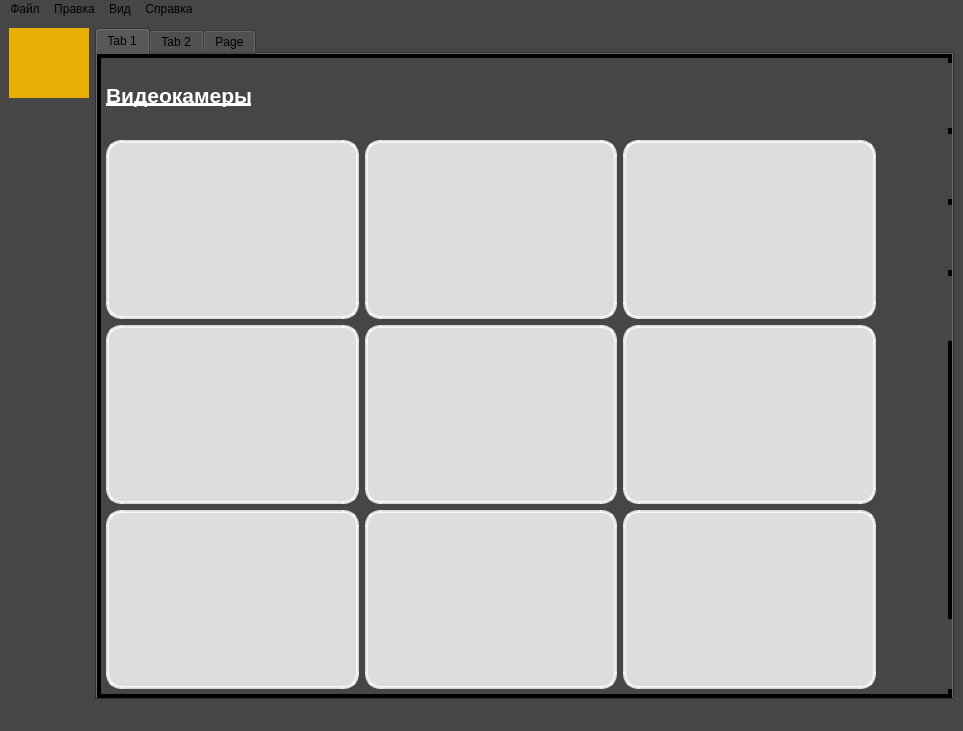
<?xml version="1.0" encoding="UTF-8"?>
<ui version="4.0">
 <class>MainWindow</class>
 <widget class="QMainWindow" name="MainWindow">
  <property name="geometry">
   <rect>
    <x>0</x>
    <y>0</y>
    <width>963</width>
    <height>731</height>
   </rect>
  </property>
  <property name="windowTitle">
   <string>MainWindow</string>
  </property>
  <property name="styleSheet">
   <string notr="true">background-color: rgb(70, 70, 70);</string>
  </property>
  <widget class="QWidget" name="centralwidget">
   <property name="styleSheet">
    <string notr="true">background-color: rgb(70, 70, 70);</string>
   </property>
   <layout class="QGridLayout" name="gridLayout_10" rowstretch="0">
    <item row="0" column="1">
     <layout class="QGridLayout" name="gridLayout_8">
      <item row="1" column="0">
       <widget class="QTabWidget" name="tabWidget">
        <property name="styleSheet">
         <string notr="true">background-color: rgb(70, 70, 70);</string>
        </property>
        <property name="currentIndex">
         <number>0</number>
        </property>
        <widget class="QWidget" name="tab_camera_mode">
         <property name="styleSheet">
          <string notr="true">border: 4px solid rgba(0,0,0,255);</string>
         </property>
         <attribute name="title">
          <string>Tab 1</string>
         </attribute>
         <layout class="QGridLayout" name="gridLayout_2" rowstretch="1,0,0,0,0,0,0,0,0,0,0,0" columnstretch="0,0,0">
          <property name="sizeConstraint">
           <enum>QLayout::SetNoConstraint</enum>
          </property>
          <property name="rightMargin">
           <number>0</number>
          </property>
          <item row="3" column="2">
           <widget class="QPushButton" name="lil_play_btn">
            <property name="minimumSize">
             <size>
              <width>10</width>
              <height>65</height>
             </size>
            </property>
            <property name="maximumSize">
             <size>
              <width>60</width>
              <height>65</height>
             </size>
            </property>
            <property name="styleSheet">
             <string notr="true">border: 0px solid rgba(0,0,0,255);</string>
            </property>
            <property name="text">
             <string/>
            </property>
            <property name="icon">
             <iconset>
              <normaloff>labels/play2.svg</normaloff>labels/play2.svg</iconset>
            </property>
            <property name="iconSize">
             <size>
              <width>40</width>
              <height>40</height>
             </size>
            </property>
           </widget>
          </item>
          <item row="11" column="2">
           <widget class="QPushButton" name="video_set_btn">
            <property name="minimumSize">
             <size>
              <width>60</width>
              <height>70</height>
             </size>
            </property>
            <property name="maximumSize">
             <size>
              <width>60</width>
              <height>16777215</height>
             </size>
            </property>
            <property name="styleSheet">
             <string notr="true">border: 0px solid rgba(0,0,0,255);</string>
            </property>
            <property name="text">
             <string/>
            </property>
            <property name="icon">
             <iconset>
              <normaloff>labels/set_cam.svg</normaloff>labels/set_cam.svg</iconset>
            </property>
            <property name="iconSize">
             <size>
              <width>34</width>
              <height>34</height>
             </size>
            </property>
           </widget>
          </item>
          <item row="0" column="0" colspan="2">
           <widget class="QLabel" name="videocam_label">
            <property name="maximumSize">
             <size>
              <width>300</width>
              <height>70</height>
             </size>
            </property>
            <property name="styleSheet">
             <string notr="true">border: 0px solid rgba(0,0,0,255);</string>
            </property>
            <property name="text">
             <string>&lt;html&gt;&lt;head/&gt;&lt;body&gt;&lt;p&gt;&lt;span style=&quot; font-size:16pt; font-weight:600; text-decoration: underline; color:#ffffff;&quot;&gt;Видеокамеры&lt;/span&gt;&lt;/p&gt;&lt;/body&gt;&lt;/html&gt;</string>
            </property>
            <property name="textFormat">
             <enum>Qt::RichText</enum>
            </property>
           </widget>
          </item>
          <item row="2" column="2">
           <widget class="QPushButton" name="save_dir_btn">
            <property name="minimumSize">
             <size>
              <width>56</width>
              <height>65</height>
             </size>
            </property>
            <property name="maximumSize">
             <size>
              <width>60</width>
              <height>65</height>
             </size>
            </property>
            <property name="styleSheet">
             <string notr="true">border: 0px solid rgba(0,0,0,255);</string>
            </property>
            <property name="text">
             <string/>
            </property>
            <property name="icon">
             <iconset>
              <normaloff>labels/papka.svg</normaloff>labels/papka.svg</iconset>
            </property>
            <property name="iconSize">
             <size>
              <width>33</width>
              <height>37</height>
             </size>
            </property>
           </widget>
          </item>
          <item row="1" column="0" rowspan="11" colspan="2">
           <layout class="QGridLayout" name="grid_with_panels">
            <property name="topMargin">
             <number>6</number>
            </property>
            <property name="rightMargin">
             <number>10</number>
            </property>
            <item row="0" column="1">
             <widget class="QLabel" name="panel2">
              <property name="styleSheet">
               <string notr="true">border: 3px solid rgba(255,255,255,200);
border-radius: 15px;
background-color: rgb(221, 221, 221);</string>
              </property>
              <property name="text">
               <string/>
              </property>
             </widget>
            </item>
            <item row="0" column="2">
             <widget class="QLabel" name="panel3">
              <property name="styleSheet">
               <string notr="true">border: 3px solid rgba(255,255,255,200);
border-radius: 15px;
background-color: rgb(221, 221, 221);</string>
              </property>
              <property name="text">
               <string/>
              </property>
             </widget>
            </item>
            <item row="1" column="0">
             <widget class="QLabel" name="panel4">
              <property name="styleSheet">
               <string notr="true">border: 3px solid rgba(255,255,255,200);
border-radius: 15px;
background-color: rgb(221, 221, 221);</string>
              </property>
              <property name="text">
               <string/>
              </property>
             </widget>
            </item>
            <item row="1" column="2">
             <widget class="QLabel" name="panel6">
              <property name="styleSheet">
               <string notr="true">border: 3px solid rgba(255,255,255,200);
border-radius: 15px;
background-color: rgb(221, 221, 221);</string>
              </property>
              <property name="text">
               <string/>
              </property>
             </widget>
            </item>
            <item row="2" column="0">
             <widget class="QLabel" name="panel7">
              <property name="styleSheet">
               <string notr="true">border: 3px solid rgba(255,255,255,200);
border-radius: 15px;
background-color: rgb(221, 221, 221);</string>
              </property>
              <property name="text">
               <string/>
              </property>
             </widget>
            </item>
            <item row="1" column="1">
             <widget class="QLabel" name="panel5">
              <property name="styleSheet">
               <string notr="true">border: 3px solid rgba(255,255,255,200);
border-radius: 15px;
background-color: rgb(221, 221, 221);</string>
              </property>
              <property name="text">
               <string/>
              </property>
             </widget>
            </item>
            <item row="2" column="2">
             <widget class="QLabel" name="panel9">
              <property name="styleSheet">
               <string notr="true">border: 3px solid rgba(255,255,255,200);
border-radius: 15px;
background-color: rgb(221, 221, 221);</string>
              </property>
              <property name="text">
               <string/>
              </property>
             </widget>
            </item>
            <item row="2" column="1">
             <widget class="QLabel" name="panel8">
              <property name="styleSheet">
               <string notr="true">border: 3px solid rgba(255,255,255,200);
border-radius: 15px;
background-color: rgb(221, 221, 221);</string>
              </property>
              <property name="text">
               <string/>
              </property>
             </widget>
            </item>
            <item row="0" column="0">
             <widget class="QLabel" name="panel">
              <property name="styleSheet">
               <string notr="true">border: 3px solid rgba(255,255,255,200);
border-radius: 15px;
background-color: rgb(221, 221, 221);</string>
              </property>
              <property name="lineWidth">
               <number>0</number>
              </property>
              <property name="text">
               <string/>
              </property>
              <property name="textFormat">
               <enum>Qt::AutoText</enum>
              </property>
              <property name="scaledContents">
               <bool>true</bool>
              </property>
              <property name="alignment">
               <set>Qt::AlignBottom|Qt::AlignLeading|Qt::AlignLeft</set>
              </property>
             </widget>
            </item>
           </layout>
          </item>
          <item row="1" column="2">
           <widget class="QPushButton" name="sun_btn">
            <property name="minimumSize">
             <size>
              <width>60</width>
              <height>65</height>
             </size>
            </property>
            <property name="maximumSize">
             <size>
              <width>57</width>
              <height>65</height>
             </size>
            </property>
            <property name="styleSheet">
             <string notr="true">border: 0px solid rgba(0,0,0,255);</string>
            </property>
            <property name="text">
             <string/>
            </property>
            <property name="icon">
             <iconset>
              <normaloff>labels/sun.svg</normaloff>labels/sun.svg</iconset>
            </property>
            <property name="iconSize">
             <size>
              <width>53</width>
              <height>53</height>
             </size>
            </property>
           </widget>
          </item>
          <item row="0" column="2">
           <widget class="QPushButton" name="big_play_btn">
            <property name="minimumSize">
             <size>
              <width>12</width>
              <height>0</height>
             </size>
            </property>
            <property name="maximumSize">
             <size>
              <width>65</width>
              <height>65</height>
             </size>
            </property>
            <property name="styleSheet">
             <string notr="true">border: 0px solid rgba(0,0,0,255);</string>
            </property>
            <property name="text">
             <string/>
            </property>
            <property name="icon">
             <iconset>
              <normaloff>labels/play.svg</normaloff>labels/play.svg</iconset>
            </property>
            <property name="iconSize">
             <size>
              <width>45</width>
              <height>45</height>
             </size>
            </property>
           </widget>
          </item>
         </layout>
        </widget>
        <widget class="QWidget" name="tab_neuro_mode">
         <attribute name="title">
          <string>Tab 2</string>
         </attribute>
        </widget>
        <widget class="QWidget" name="tab_3d_mode">
         <attribute name="title">
          <string>Page</string>
         </attribute>
        </widget>
       </widget>
      </item>
     </layout>
    </item>
    <item row="0" column="0">
     <layout class="QGridLayout" name="gridLayout_9" rowstretch="1,1,1,0,0,0,0,0,0,0,0,0,0,0,0,0,1,0,0" columnstretch="0">
      <property name="leftMargin">
       <number>0</number>
      </property>
      <property name="topMargin">
       <number>0</number>
      </property>
      <property name="bottomMargin">
       <number>0</number>
      </property>
      <property name="horizontalSpacing">
       <number>6</number>
      </property>
      <property name="verticalSpacing">
       <number>1</number>
      </property>
      <item row="18" column="0">
       <widget class="QPushButton" name="pushButton_9">
        <property name="enabled">
         <bool>true</bool>
        </property>
        <property name="minimumSize">
         <size>
          <width>0</width>
          <height>70</height>
         </size>
        </property>
        <property name="styleSheet">
         <string notr="true">border: 0px solid rgba(0,0,0,255);</string>
        </property>
        <property name="text">
         <string/>
        </property>
        <property name="icon">
         <iconset>
          <normaloff>labels/settings.svg</normaloff>labels/settings.svg</iconset>
        </property>
        <property name="iconSize">
         <size>
          <width>45</width>
          <height>45</height>
         </size>
        </property>
       </widget>
      </item>
      <item row="2" column="0">
       <widget class="QPushButton" name="neuro_mode_btn">
        <property name="minimumSize">
         <size>
          <width>0</width>
          <height>70</height>
         </size>
        </property>
        <property name="styleSheet">
         <string notr="true">border: 0px solid rgba(0,0,0,255);</string>
        </property>
        <property name="text">
         <string/>
        </property>
        <property name="icon">
         <iconset>
          <normaloff>labels/tab2.svg</normaloff>
          <normalon>labels/tab2.svg</normalon>labels/tab2.svg</iconset>
        </property>
        <property name="iconSize">
         <size>
          <width>56</width>
          <height>56</height>
         </size>
        </property>
        <property name="autoDefault">
         <bool>false</bool>
        </property>
        <property name="default">
         <bool>false</bool>
        </property>
       </widget>
      </item>
      <item row="1" column="0">
       <widget class="QPushButton" name="Camera_mode_btn">
        <property name="minimumSize">
         <size>
          <width>0</width>
          <height>70</height>
         </size>
        </property>
        <property name="styleSheet">
         <string notr="true">border: 0px solid rgba(0,0,0,255);</string>
        </property>
        <property name="text">
         <string/>
        </property>
        <property name="icon">
         <iconset>
          <normaloff>labels/tab1.svg</normaloff>labels/tab1.svg</iconset>
        </property>
        <property name="iconSize">
         <size>
          <width>56</width>
          <height>56</height>
         </size>
        </property>
       </widget>
      </item>
      <item row="3" column="0">
       <widget class="QPushButton" name="threeD_mode_btn">
        <property name="sizePolicy">
         <sizepolicy hsizetype="Fixed" vsizetype="Fixed">
          <horstretch>0</horstretch>
          <verstretch>0</verstretch>
         </sizepolicy>
        </property>
        <property name="minimumSize">
         <size>
          <width>80</width>
          <height>70</height>
         </size>
        </property>
        <property name="styleSheet">
         <string notr="true">border: 0px solid rgba(0,0,0,255);</string>
        </property>
        <property name="text">
         <string/>
        </property>
        <property name="icon">
         <iconset>
          <normaloff>labels/tab3.svg</normaloff>labels/tab3.svg</iconset>
        </property>
        <property name="iconSize">
         <size>
          <width>56</width>
          <height>56</height>
         </size>
        </property>
       </widget>
      </item>
      <item row="0" column="0">
       <widget class="QLabel" name="head_label">
        <property name="minimumSize">
         <size>
          <width>80</width>
          <height>70</height>
         </size>
        </property>
        <property name="maximumSize">
         <size>
          <width>1000</width>
          <height>70</height>
         </size>
        </property>
        <property name="styleSheet">
         <string notr="true">background-color: rgb(232, 174, 3);</string>
        </property>
        <property name="frameShape">
         <enum>QFrame::NoFrame</enum>
        </property>
        <property name="frameShadow">
         <enum>QFrame::Plain</enum>
        </property>
        <property name="text">
         <string/>
        </property>
        <property name="scaledContents">
         <bool>false</bool>
        </property>
        <property name="alignment">
         <set>Qt::AlignCenter</set>
        </property>
        <property name="wordWrap">
         <bool>false</bool>
        </property>
       </widget>
      </item>
     </layout>
    </item>
   </layout>
  </widget>
  <widget class="QStatusBar" name="statusbar"/>
  <widget class="QMenuBar" name="menubar">
   <property name="geometry">
    <rect>
     <x>0</x>
     <y>0</y>
     <width>963</width>
     <height>21</height>
    </rect>
   </property>
   <widget class="QMenu" name="menu">
    <property name="title">
     <string>Файл</string>
    </property>
    <addaction name="action"/>
    <addaction name="action_2"/>
   </widget>
   <widget class="QMenu" name="menu_2">
    <property name="title">
     <string>Правка</string>
    </property>
   </widget>
   <widget class="QMenu" name="menu_3">
    <property name="title">
     <string>Вид</string>
    </property>
   </widget>
   <widget class="QMenu" name="menu_4">
    <property name="title">
     <string>Справка</string>
    </property>
   </widget>
   <addaction name="menu"/>
   <addaction name="menu_2"/>
   <addaction name="menu_3"/>
   <addaction name="menu_4"/>
  </widget>
  <action name="action">
   <property name="text">
    <string>Открыть</string>
   </property>
  </action>
  <action name="action_2">
   <property name="text">
    <string>Сохранить</string>
   </property>
  </action>
 </widget>
 <resources/>
 <connections/>
</ui>
